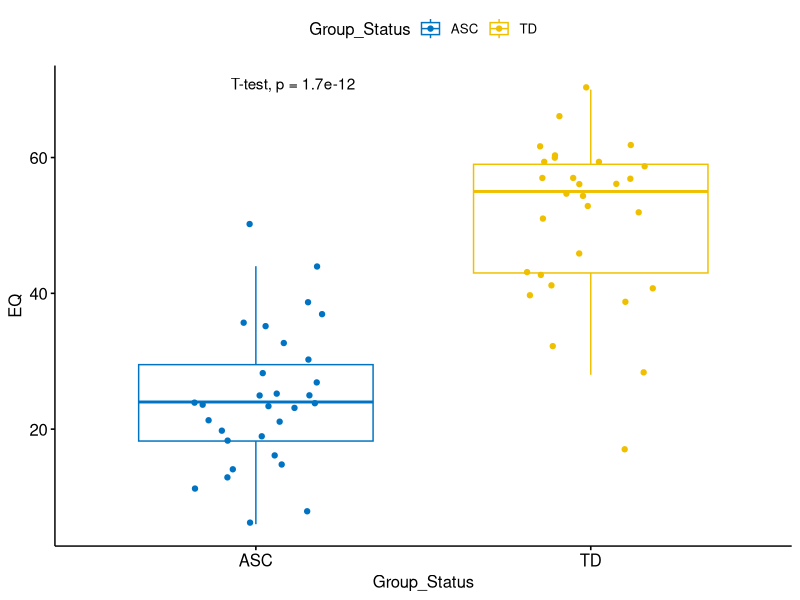
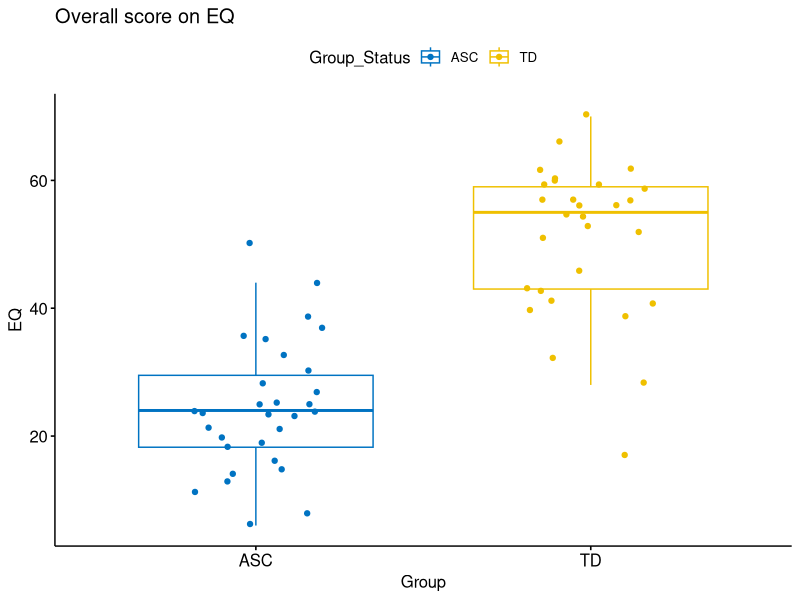

Here is the R script that generated these plots, in order: (Note: this script raises an error after producing the figures.)
#ID reduction down to only used variables no exploratory

library(Matrix)
library(tidyverse)
library(readr)
# Lets do some t.tests
Reduced_IDs_IR <- read_csv("Tidy_RT_data/Reduced_IDs_IR.csv")
View(Reduced_IDs_IR)

#Add in group status
Reduced_IDs_IR <- Reduced_IDs_IR%>%
  mutate(Group_Status = participant <= 30)

# Rename TRUE FALSE to more meaningful labels.
Reduced_IDs_IR$Group_Status[Reduced_IDs_IR$Group_Status == 'TRUE'] <- "ASC"
Reduced_IDs_IR$Group_Status[Reduced_IDs_IR$Group_Status == 'FALSE'] <- "TD"
view(Reduced_IDs_IR)

#Remove row 61 as missing data if you wanted to remove a columnjust remove the , so [-61]
Reduced_IDs_IR <- Reduced_IDs_IR[-61,]
Reduced_IDs_IR <- Reduced_IDs_IR[-41,]
#view(Reduced_IDs_IR)

library(ggpubr)
#EQ
compare_means(EQ ~ Group_Status, data = Reduced_IDs_IR, method = "t.test")

#stat_compare_means(mapping = NULL, comparisons = "Group_Status" hide.ns = FALSE,
#                   label = p.signif,  label.x = NULL, label.y = NULL,  ...)

p <- ggboxplot(Reduced_IDs_IR, x = "Group_Status", y = "EQ",
               color = "Group_Status", palette = "jco",
               add = "jitter")
#  Add p-value
p + stat_compare_means(method = "t.test")
p + labs(title = "Overall score on EQ", x = "Group", y = "EQ")

t.test(EQ ~ Group_Status, data = Reduced_IDs_IR)

Reduced_IDs_IR %>% 
  group_by(Group_Status) %>%
  summarize(meanASC = mean(EQ),
            sdASC = sd(EQ))

#Age
t.test(Age ~ Group_Status, data = Reduced_IDs_IR)
Reduced_IDs_IR %>% 
  group_by(Group_Status) %>%
  summarize(meanASC = mean(Age),
            sdASC = sd(Age))

#Gender
t.test(Gender ~ Group_Status, data = Reduced_IDs_IR)
#total number 34 female 25 male
sum(Reduced_IDs_IR$Gender == 'Female')
sum(Reduced_IDs_IR$Gender == 'Male')

Reduced_IDs_IR %>% 
  group_by(Group_Status) %>%
  count(Reduced_IDs_IR$Gender == 'Female')

#What kind of analysis should I do on gender????

#Comprehension Accuracy
t.test(Comprehension_accuracy_IR ~ Group_Status, data = Reduced_IDs_IR)
Reduced_IDs_IR %>% 
  group_by(Group_Status) %>%
  summarize(meanASC = mean(Comprehension_accuracy_IR),
            sdASC = sd(Comprehension_accuracy_IR))

#WRMT-III
t.test(Total_reading_cluster ~ Group_Status, data = Reduced_IDs_IR)
Reduced_IDs_IR %>% 
  group_by(Group_Status) %>%
  summarize(meanASC = mean(Total_reading_cluster),
            sdASC = sd(Total_reading_cluster))

compare_means(Total_reading_cluster ~ Group_Status, data = Reduced_IDs_IR, method = "t.test")

#stat_compare_means(mapping = NULL, comparisons = "Group_Status" hide.ns = FALSE,
#                   label = p.signif,  label.x = NULL, label.y = NULL,  ...)

p <- ggboxplot(Reduced_IDs_IR, x = "Group_Status", y = "Total_reading_cluster",
               color = "Group_Status", palette = "jco",
               add = "jitter")
#  Add p-value
p + stat_compare_means(method = "t.test")
p + labs(title = "Overall score on WRMT-III", x = "Group", y = "Total Reading Score")


#SRS-2 total t score
t.test(SRS_total_score_t ~ Group_Status, data = Reduced_IDs_IR)
Reduced_IDs_IR %>% 
  group_by(Group_Status) %>%
  summarize(meanASC = mean(SRS_total_score_t),
            sdASC = sd(SRS_total_score_t))

compare_means(SRS_total_score_t ~ Group_Status, data = Reduced_IDs_IR, method = "t.test")

#stat_compare_means(mapping = NULL, comparisons = "Group_Status" hide.ns = FALSE,
#                   label = p.signif,  label.x = NULL, label.y = NULL,  ...)

p <- ggboxplot(Reduced_IDs_IR, x = "Group_Status", y = "SRS_total_score_t",
               color = "Group_Status", palette = "jco",
               add = "jitter")
#  Add p-value
p + stat_compare_means(method = "t.test")
p + labs(title = "Overall score on SRS-2", x = "Group", y = "Total t Score")


#RAN
t.test(Total_RAN ~ Group_Status, data = Reduced_IDs_IR)
Reduced_IDs_IR %>% 
  group_by(Group_Status) %>%
  summarize(meanASC = mean(Total_RAN),
            sdASC = sd(Total_RAN))
compare_means(Total_RAN ~ Group_Status, data = Reduced_IDs_IR, method = "t.test")

#stat_compare_means(mapping = NULL, comparisons = "Group_Status" hide.ns = FALSE,
#                   label = p.signif,  label.x = NULL, label.y = NULL,  ...)

p <- ggboxplot(Reduced_IDs_IR, x = "Group_Status", y = "Total_RAN",
               color = "Group_Status", palette = "jco",
               add = "jitter")
#  Add p-value
p + stat_compare_means(method = "t.test")
p + labs(title = "Overall score on RAN", x = "Group", y = "RAN score in ms.")
